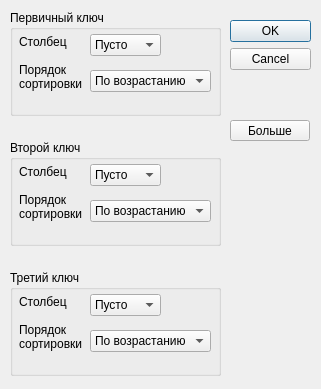
<?xml version="1.0" encoding="UTF-8"?>
<ui version="4.0">
 <class>Sort</class>
 <widget class="QDialog" name="Sort">
  <property name="geometry">
   <rect>
    <x>0</x>
    <y>0</y>
    <width>321</width>
    <height>389</height>
   </rect>
  </property>
  <property name="windowTitle">
   <string>Dialog</string>
  </property>
  <widget class="QDialogButtonBox" name="buttonBox">
   <property name="geometry">
    <rect>
     <x>230</x>
     <y>20</y>
     <width>81</width>
     <height>241</height>
    </rect>
   </property>
   <property name="orientation">
    <enum>Qt::Vertical</enum>
   </property>
   <property name="standardButtons">
    <set>QDialogButtonBox::Cancel|QDialogButtonBox::Ok</set>
   </property>
  </widget>
  <widget class="QPushButton" name="moreButton">
   <property name="geometry">
    <rect>
     <x>230</x>
     <y>120</y>
     <width>80</width>
     <height>21</height>
    </rect>
   </property>
   <property name="text">
    <string>Больше</string>
   </property>
   <property name="checkable">
    <bool>true</bool>
   </property>
  </widget>
  <widget class="QGroupBox" name="firstGroupBox">
   <property name="enabled">
    <bool>true</bool>
   </property>
   <property name="geometry">
    <rect>
     <x>10</x>
     <y>10</y>
     <width>211</width>
     <height>106</height>
    </rect>
   </property>
   <property name="title">
    <string>Первичный ключ</string>
   </property>
   <widget class="QLabel" name="label">
    <property name="geometry">
     <rect>
      <x>9</x>
      <y>24</y>
      <width>71</width>
      <height>16</height>
     </rect>
    </property>
    <property name="text">
     <string>Столбец</string>
    </property>
   </widget>
   <widget class="QLabel" name="label_2">
    <property name="geometry">
     <rect>
      <x>9</x>
      <y>51</y>
      <width>81</width>
      <height>31</height>
     </rect>
    </property>
    <property name="text">
     <string>Порядок 
сортировки</string>
    </property>
   </widget>
   <widget class="QComboBox" name="firstColumnCombo">
    <property name="geometry">
     <rect>
      <x>80</x>
      <y>24</y>
      <width>71</width>
      <height>22</height>
     </rect>
    </property>
    <item>
     <property name="text">
      <string>Пусто</string>
     </property>
    </item>
   </widget>
   <widget class="QComboBox" name="firstOrderCombo">
    <property name="geometry">
     <rect>
      <x>80</x>
      <y>60</y>
      <width>121</width>
      <height>22</height>
     </rect>
    </property>
    <item>
     <property name="text">
      <string>По возрастанию</string>
     </property>
    </item>
    <item>
     <property name="text">
      <string>По убыванию</string>
     </property>
    </item>
   </widget>
  </widget>
  <widget class="QGroupBox" name="secondGroupBox">
   <property name="enabled">
    <bool>true</bool>
   </property>
   <property name="geometry">
    <rect>
     <x>10</x>
     <y>140</y>
     <width>211</width>
     <height>106</height>
    </rect>
   </property>
   <property name="title">
    <string>Второй ключ</string>
   </property>
   <widget class="QLabel" name="label_3">
    <property name="geometry">
     <rect>
      <x>9</x>
      <y>24</y>
      <width>71</width>
      <height>16</height>
     </rect>
    </property>
    <property name="text">
     <string>Столбец</string>
    </property>
   </widget>
   <widget class="QLabel" name="label_4">
    <property name="geometry">
     <rect>
      <x>9</x>
      <y>51</y>
      <width>81</width>
      <height>31</height>
     </rect>
    </property>
    <property name="text">
     <string>Порядок 
сортировки</string>
    </property>
   </widget>
   <widget class="QComboBox" name="secondColumnCombo">
    <property name="geometry">
     <rect>
      <x>80</x>
      <y>24</y>
      <width>71</width>
      <height>22</height>
     </rect>
    </property>
    <item>
     <property name="text">
      <string>Пусто</string>
     </property>
    </item>
   </widget>
   <widget class="QComboBox" name="secondOrderCombo">
    <property name="geometry">
     <rect>
      <x>80</x>
      <y>60</y>
      <width>121</width>
      <height>22</height>
     </rect>
    </property>
    <item>
     <property name="text">
      <string>По возрастанию</string>
     </property>
    </item>
    <item>
     <property name="text">
      <string>По убыванию</string>
     </property>
    </item>
   </widget>
  </widget>
  <widget class="QGroupBox" name="thirdGroupBox">
   <property name="enabled">
    <bool>true</bool>
   </property>
   <property name="geometry">
    <rect>
     <x>10</x>
     <y>270</y>
     <width>211</width>
     <height>106</height>
    </rect>
   </property>
   <property name="title">
    <string>Третий ключ</string>
   </property>
   <widget class="QLabel" name="label_5">
    <property name="geometry">
     <rect>
      <x>9</x>
      <y>24</y>
      <width>71</width>
      <height>16</height>
     </rect>
    </property>
    <property name="text">
     <string>Столбец</string>
    </property>
   </widget>
   <widget class="QLabel" name="label_6">
    <property name="geometry">
     <rect>
      <x>9</x>
      <y>51</y>
      <width>81</width>
      <height>31</height>
     </rect>
    </property>
    <property name="text">
     <string>Порядок 
сортировки</string>
    </property>
   </widget>
   <widget class="QComboBox" name="thirdColumnCombo">
    <property name="geometry">
     <rect>
      <x>80</x>
      <y>24</y>
      <width>71</width>
      <height>22</height>
     </rect>
    </property>
    <item>
     <property name="text">
      <string>Пусто</string>
     </property>
    </item>
   </widget>
   <widget class="QComboBox" name="thirdOrderCombo">
    <property name="geometry">
     <rect>
      <x>80</x>
      <y>60</y>
      <width>121</width>
      <height>22</height>
     </rect>
    </property>
    <item>
     <property name="text">
      <string>По возрастанию</string>
     </property>
    </item>
    <item>
     <property name="text">
      <string>По убыванию</string>
     </property>
    </item>
   </widget>
  </widget>
 </widget>
 <tabstops>
  <tabstop>moreButton</tabstop>
  <tabstop>firstColumnCombo</tabstop>
  <tabstop>firstOrderCombo</tabstop>
  <tabstop>secondColumnCombo</tabstop>
  <tabstop>secondOrderCombo</tabstop>
  <tabstop>thirdColumnCombo</tabstop>
  <tabstop>thirdOrderCombo</tabstop>
 </tabstops>
 <resources/>
 <connections>
  <connection>
   <sender>moreButton</sender>
   <signal>toggled(bool)</signal>
   <receiver>secondGroupBox</receiver>
   <slot>setVisible(bool)</slot>
   <hints>
    <hint type="sourcelabel">
     <x>259</x>
     <y>89</y>
    </hint>
    <hint type="destinationlabel">
     <x>211</x>
     <y>200</y>
    </hint>
   </hints>
  </connection>
  <connection>
   <sender>moreButton</sender>
   <signal>toggled(bool)</signal>
   <receiver>thirdGroupBox</receiver>
   <slot>setVisible(bool)</slot>
   <hints>
    <hint type="sourcelabel">
     <x>288</x>
     <y>92</y>
    </hint>
    <hint type="destinationlabel">
     <x>196</x>
     <y>325</y>
    </hint>
   </hints>
  </connection>
 </connections>
</ui>
